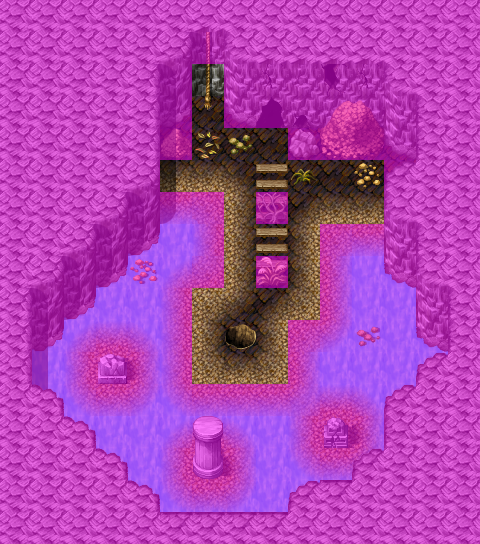

A 2D game scene composited from a Tiled map and its tileset images. What follows is a short description and the map's XML, with each tile layer's data collapsed to a summary:
An orthogonal 15x17 tile map with 32x32 px tiles, 4 tile layers (Ground, Objects, Above, Walkable), 11 tilesets and 4 objects (2x mapchange, sign, spawn).

<map version="1.0" orientation="orthogonal" width="15" height="17" tilewidth="32" tileheight="32">
    <tileset firstgid="1" name="map_3" tilewidth="32" tileheight="32">
        <image source="../drawable/map_3.png" width="256" height="256" />
    </tileset>
    <tileset firstgid="65" name="map_4" tilewidth="32" tileheight="32">
        <image source="../drawable/map_4.png" width="256" height="256" />
    </tileset>
    <tileset firstgid="129" name="map_0" tilewidth="32" tileheight="32">
        <image source="../drawable/map_0.png" width="256" height="256" />
    </tileset>
    <tileset firstgid="193" name="map_5" tilewidth="32" tileheight="32">
        <image source="../drawable/map_5.png" width="256" height="256" />
    </tileset>
    <tileset firstgid="257" name="map_1" tilewidth="32" tileheight="32">
        <image source="../drawable/map_1.png" width="256" height="256" />
    </tileset>
    <tileset firstgid="321" name="map_37" tilewidth="32" tileheight="32">
        <image source="../drawable/map_37.png" width="256" height="256" />
    </tileset>
    <tileset firstgid="385" name="map_2" tilewidth="32" tileheight="32">
        <image source="../drawable/map_2.png" width="256" height="256" />
    </tileset>
    <tileset firstgid="449" name="map_9" tilewidth="32" tileheight="32">
        <image source="../drawable/map_9.png" width="256" height="256" />
    </tileset>
    <tileset firstgid="513" name="map_17" tilewidth="32" tileheight="32">
        <image source="../drawable/map_17.png" width="256" height="256" />
    </tileset>
    <tileset firstgid="577" name="map_29" tilewidth="32" tileheight="32">
        <image source="../drawable/map_29.png" width="256" height="256" />
    </tileset>
    <tileset firstgid="641" name="map_16" tilewidth="32" tileheight="32">
        <image source="../drawable/map_16.png" width="256" height="256" />
    </tileset>
    <layer name="Ground" width="15" height="17">
        <data>[255 cells, 255 non-empty, 14 distinct tile ids]</data>
    </layer>
    <layer name="Objects" width="15" height="17">
        <data>[255 cells, 108 non-empty, 39 distinct tile ids]</data>
    </layer>
    <layer name="Above" width="15" height="17">
        <data>[255 cells, 25 non-empty, 10 distinct tile ids]</data>
    </layer>
    <layer name="Walkable" width="15" height="17">
        <data>[255 cells, 224 non-empty, 1 distinct tile ids]</data>
    </layer>
    <objectgroup name="Mapevents">
        <object name="up lostmine4" type="mapchange" x="192" y="64" width="32" height="32">
            <properties>
                <property name="map" value="lostmine3" />
                <property name="place" value="down lostmine3" />
            </properties>
        </object>
        <object name="down lostmine4" type="mapchange" x="224" y="320" width="32" height="32">
            <properties>
                <property name="map" value="lostmine5" />
                <property name="place" value="up lostmine5" />
            </properties>
        </object>
        <object name="sign_lostmine4" type="sign" x="224" y="224" width="96" height="32" />
    </objectgroup>
    <objectgroup name="Spawn">
        <object name="ash2" type="spawn" x="160" y="128" width="224" height="160">
            <properties>
                <property name="quantity" value="2" />
                <property name="spawngroup" value="ash2" />
            </properties>
        </object>
    </objectgroup>
    <objectgroup name="Keys" />
</map>
